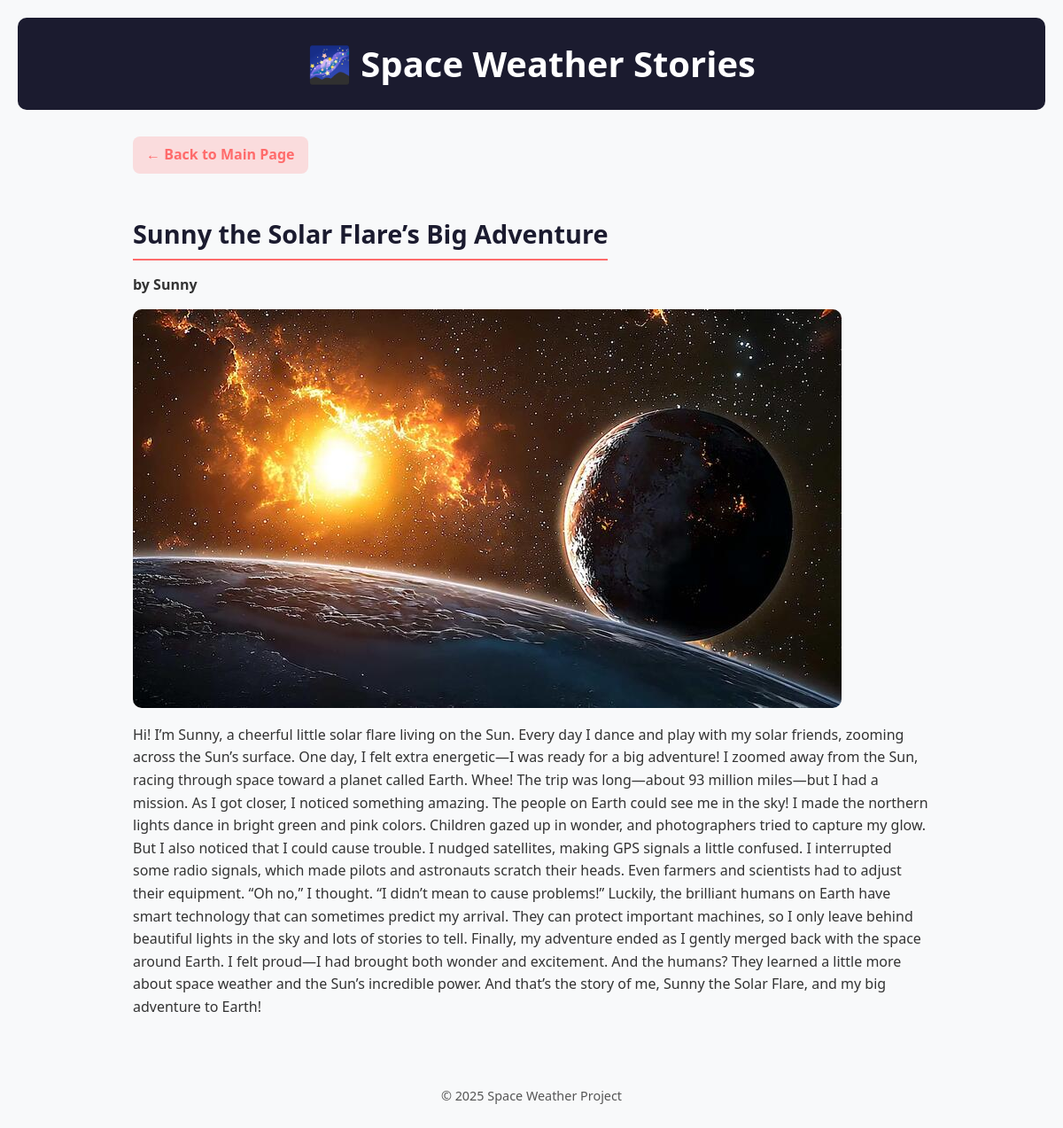
/1/, run on the app's committed database.
### stories/models.py (models this page shows, shortened)
class Story(models.Model):
    title = models.CharField(max_length=200)
    author = models.CharField(max_length=100)
    content = models.TextField()
    image = models.ImageField(upload_to='story_images/', blank=True, null=True)
    created_at = models.DateTimeField(auto_now_add=True)

### stories/views.py (the view)
# urls.py: path('<int:pk>/', views.story_detail, name='story_detail'),
def story_detail(request, pk):
    story = Story.objects.get(pk=pk)
    return render(request, 'stories/story_detail.html', {'story': story})

### stories/templates/stories/story_detail.html (shortened to what this page needs)
{% extends 'stories/base.html' %}
{% block content %}
<a href="/" class="back-button">← Back to Main Page</a>
<div class="story-card">
    <h2>{{ story.title }}</h2>
    <h4>by {{ story.author }}</h4>
    {% if story.image %}
        <img src="{{ story.image.url }}" alt="{{ story.title }}">
    {% endif %}
    <p>{{ story.content }}</p>
</div>
{% endblock %}

### stories/templates/stories/base.html (shortened to what this page needs)
{% load static %}
<!DOCTYPE html>
<html lang="en">
<head>
    <link rel="stylesheet" href="{% static 'stories/style.css' %}">
</head>
<body>
    <header>
        <h1>🌌 Space Weather Stories</h1>
    </header>
    <main>
        {% block content %}{% endblock %}
    </main>
    <footer>
        <p>© 2025 Space Weather Project</p>
    </footer>
</body>
</html>

### stories/static/stories/style.css (style rules this page uses)
* { margin: 0; padding: 0; box-sizing: border-box; }
body { font-family: 'Segoe UI', Tahoma, Geneva, Verdana, sans-serif; background-color: #f8f9fa; color: #333; line-height: 1.6; padding: 20px; }
header { text-align: center; padding: 20px 0; background: #1b1b2f; color: #fff; border-radius: 10px; margin-bottom: 30px; }
h1 { font-size: 2.5rem; font-weight: 600; }
main { max-width: 900px; margin: 0 auto; }
a { text-decoration: none; color: #1b1b2f; font-weight: bold; }
img { max-width: 100%; border-radius: 10px; margin-top: 15px; }
h2 { margin: 25px 0 15px; font-size: 1.8rem; color: #1b1b2f; border-bottom: 2px solid #ff6b6b; display: inline-block; padding-bottom: 5px; }
p { margin-top: 10px; }
footer { text-align: center; margin-top: 50px; padding: 15px 0; font-size: 0.9rem; color: #555; }
.back-button { display: inline-block; margin-bottom: 20px; padding: 8px 15px; background: rgba(255, 107, 107, 0.2); color: #ff6b6b; font-weight: bold; border-radius: 8px; text-decoration: none; transition: background 0.3s, color 0.3s; }

### data on the page
Story: title "Sunny the Solar Flare’s Big Adventure", author "Sunny", image (picture), content "Hi! I’m Sunny, a cheerful little solar flare living on the Sun. Every day I dance and play with my solar friends, zooming across the Sun’s surface. One day, I felt extra energetic—I was ready for a big adventure! I zoomed away from the Sun, racing through space toward a planet called Earth. Whee! The trip was long—about 93 million miles—but I had a mission. As I got closer, I noticed something amazing. The people on Earth could see me in the sky! I made the northern lights dance in bright green and pink colors. Children gazed up in wonder, and photographers tried to capture my glow. But I also noticed that I could cause trouble. I nudged satellites, making GPS signals a little confused. I…"
